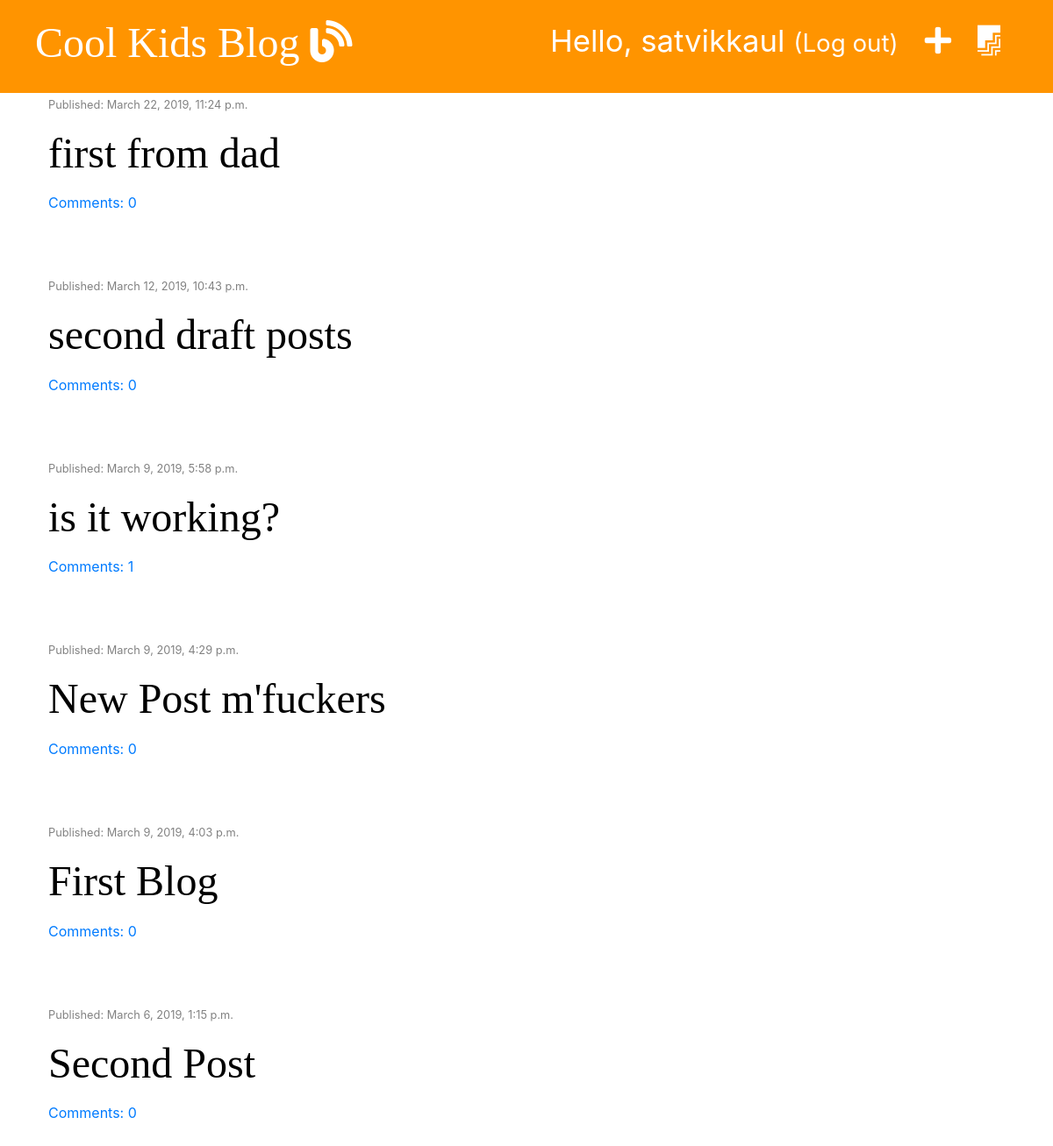
The app's page / (signed in) with its own data.
### blog/models.py (models this page shows, shortened)
class Post(models.Model):
    author = models.ForeignKey('auth.User', on_delete=models.CASCADE)
    title = models.CharField(max_length=200)
    text = models.TextField()
    created_date = models.DateTimeField(default=timezone.now)
    published_date = models.DateTimeField(blank=True, null=True)
    def approved_comments(self):
        return self.comments.filter(approved=True)

### blog/views.py (the view)
# urls.py: path('', views.post_list, name='post_list'),
def post_list(request):
    posts = Post.objects.filter(published_date__lte=timezone.now()).order_by('-published_date')
    stuff_for_frontend = {'posts' : posts}
    return render(request, 'blog/post_list.html', stuff_for_frontend)

### blog/templatetags/markdownify.py (called while the page is built)
@register.filter
def markdown(value):
    renderer = HighlightRenderer()
    markdown = mistune.Markdown(renderer=renderer)
    return markdown(value)

### blog/templates/blog/post_list.html (shortened to what this page needs)
{% extends 'blog/base.html' %}
{% load markdownify %}
{% block content %}
      {% for post in posts %}
          <div class="post">
            <div class="date">
                <p><small>Published: {{ post.published_date }}</small></p>
            </div>
            <h1><a href="{% url 'post_detail' pk=post.pk %}">{{ post.title }}</a></h1>
            <a href="{% url 'post_detail' pk=post.pk %}">Comments: {{ post.approved_comments.count }}</a>
          </div>
      {% endfor %}
{% endblock %}

### blog/templates/blog/base.html (shortened to what this page needs)
{% load staticfiles %}
<!DOCTYPE html>
<html lang="en" dir="ltr">
  <head>
    <link rel="stylesheet" href="https://stackpath.bootstrapcdn.com/bootstrap/4.3.1/css/bootstrap.min.css">
    <link rel="stylesheet" href="https://use.fontawesome.com/releases/v5.7.2/css/all.css">
    <link rel="stylesheet" href="{% static 'css/blog.css' %}">
    <link rel="stylesheet" href="{% static 'css/zenburn.css' %}">
  </head>
  <body>
    <div class="page-header">
      {% if user.is_authenticated %}
          <p class="top-menu">
          <a href="{% url 'post_draft_list' %}" class="top-menu" title="Add a draft"><i class="fab fa-firstdraft" ></i></a>
          <a href="{% url 'post_new' %} " class="top-menu" title="Create a blog"><i class="fas fa-plus" ></i></a>
          Hello, {{ user.username }}<a href="{% url 'logout' %}" class="top-menu" ><small>(Log out)</small></a></p>
      {% else %}
          <a href="{% url 'login' %} " class="top-menu" title="Login"><i class="fas fa-sign-in-alt"></i></a>
      {% endif %}
      <h1><a href="/" title="Home Page">Cool Kids Blog </a><i class="fas fa-blog"></i></h1>
    </div>
    <div class="content container">
      <div class="row">
          <div class="col-md-8">
              {% block content %}
              {% endblock %}
          </div>
      </div>
    </div>
  </body>
</html>

### blog/static/css/blog.css (style rules this page uses)
.page-header { background-color: #ff9400 ; margin-top: 0; padding : 20px 20px 20px 40px ; }
.page-header h1, .page-header a { color: #ffffff ; font-size: 36pt; text-decoration: none; }
.content { margin-left: 40px; }
h1, h2, h3, h4 { font-family: 'Tangerine', 'Inconsolata' , 'Droid Sans', serif; font-size: 48px; }
.date { color: #828282; }
.top-menu, .top-menu a { color: #ffffff; float: right; font-size: 26pt; margin-right: 20px; padding-left: 10px; }
.post { margin-bottom: 70px; }
.post h1 a { color: #000000; }

### records on screen
Post: published_date "March 22, 2019, 11:24 p.m.", title "first from dad", approved_comments.count "0"
Post: published_date "March 12, 2019, 10:43 p.m.", title "second draft posts", approved_comments.count "0"
Post: published_date "March 9, 2019, 5:58 p.m.", title "is it working?", approved_comments.count "1"
Post: published_date "March 9, 2019, 4:29 p.m.", title "New Post m'fuckers", approved_comments.count "0"
Post: published_date "March 9, 2019, 4:03 p.m.", title "First Blog", approved_comments.count "0"
Post: published_date "March 6, 2019, 1:15 p.m.", title "Second Post", approved_comments.count "0"

### other values on screen
{{ user.username }} "satvikkaul"
